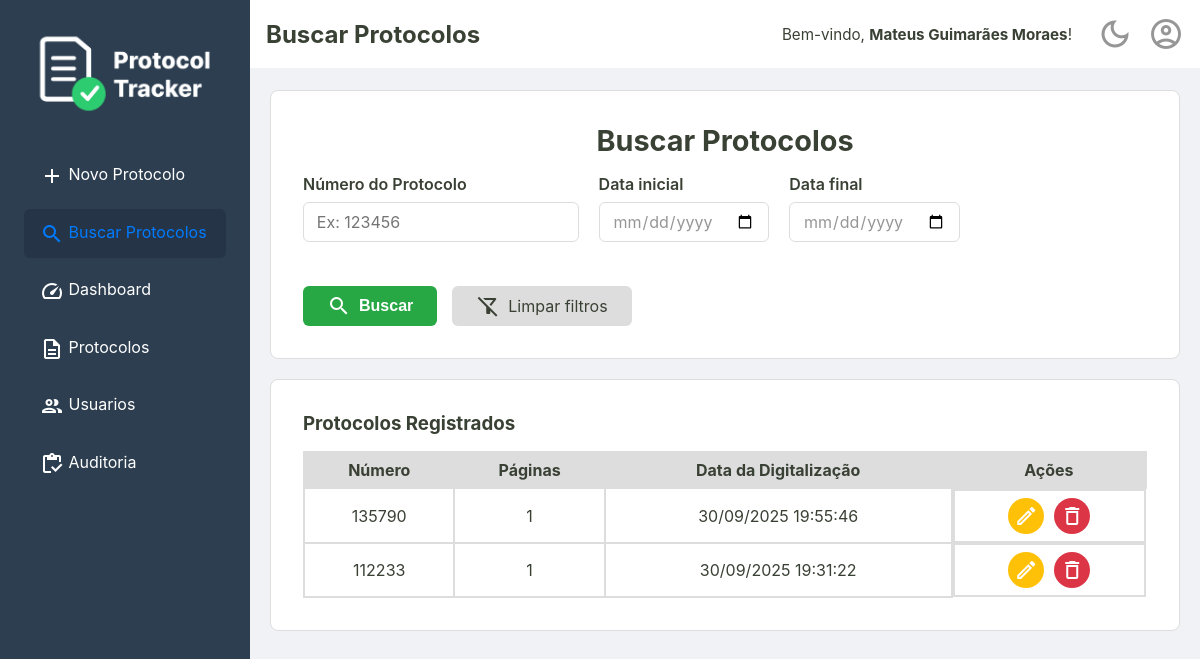
The page /busca (signed in) on the database its author committed.
### tables this page shows
CREATE TABLE usuarios (
    id INTEGER PRIMARY KEY,
    nome TEXT NOT NULL,
    email TEXT NOT NULL UNIQUE,
    cpf TEXT NOT NULL UNIQUE,
    senha TEXT NOT NULL,
    permissao TEXT NOT NULL DEFAULT 'operador',
    criado_em TEXT NOT NULL,
    ativo INTEGER NOT NULL DEFAULT 1
  );

CREATE TABLE protocolos (
    id TEXT PRIMARY KEY,
    id_usuario INTEGER NOT NULL,
    numero TEXT NOT NULL UNIQUE,
    quantidade_paginas INTEGER NOT NULL,
    observacoes TEXT,
    criado_em TEXT NOT NULL,
    alterado_em TEXT,
    deletado_em TEXT,
    FOREIGN KEY (id_usuario) REFERENCES usuarios (id)
  );

### src/Controller/WebController.php (called while the page is built, shortened)
<?php
class WebController
{
    private ?Usuario $usuarioLogado = null;
    private bool $isAdmin = false;
    public function __construct(
        private ProtocoloRepositoryInterface $repositorio,
        private DashboardService $dashboardService,
        private ProtocoloService $protocoloService,
        private UsuarioRepository $usuarioRepository
    ) {
        $id_usuario = $_SESSION['usuario_logado_id'] ?? null;
        if ($id_usuario) {
            $this->usuarioLogado = $this->usuarioRepository->buscaPorId($id_usuario);
        }
        if ($this->usuarioLogado && $this->usuarioLogado->permissao() === 'administrador') {
            $this->isAdmin = true;
        }
    }
    public function buscaProtocolo()
    {
        try {
            $numero = $_GET['numero'] ?? null;
            $dataInicio = !empty($_GET['data_inicio']) ? new DateTimeImmutable($_GET['data_inicio'] . ' 00:00:00') : null;
            $dataFim = !empty($_GET['data_fim']) ? new DateTimeImmutable($_GET['data_fim'] . ' 23:59:59') : null;
            $id_usuario = $this->usuarioLogado?->id();
            if ($this->isAdmin) {
                $id_usuario = null;
            }
            $listaDeProtocolos = $this->repositorio->search($id_usuario, $numero, $dataInicio, $dataFim);
            $tituloDaPagina = "Buscar Protocolos";
            $usuarioLogado = $this->usuarioLogado;
            require __DIR__ . '/../../templates/busca.php';
        } catch (Exception $e) {
            $erro = $e->getMessage();
            $tituloDaPagina = "Buscar Protocolos";
            $usuarioLogado = $this->usuarioLogado;
            $isAdmin = $this->isAdmin;
            require __DIR__ . '/../../templates/busca.php';
        }
    }
}

### src/Repository/UsuarioRepository.php (called while the page is built, shortened)
<?php
final class UsuarioRepository
{
    private PDO $connection;
    public function __construct(PDO $connection)
    {
        $this->connection = $connection;
    }
    public function buscaPorId(int $id): ?Usuario
    {
        $sqlQuery = "SELECT * FROM usuarios WHERE id = :id;";
        $stmt = $this->connection->prepare($sqlQuery);
        $stmt->bindValue(':id', $id);
        $stmt->execute();
        $dadosUsuario = $stmt->fetch();
        return Usuario::fromArray($dadosUsuario);
    }
}

### src/Model/Usuario.php (called while the page is built, shortened)
<?php
class Usuario {
    public function nome(): string
    {
        return $this->nome;
    }
    public static function fromArray(array $dados): self
    {
        try {
            $data = new DateTimeImmutable($dados['criado_em']);
        } catch (Exception $e) {
            throw new Exception("Falha ao criar data a partir do valor: " . ($dados['criado_em'] ?? 'N/A'));
        }
        return new self(
            $dados['id'],
            $dados['nome'],
            $dados['email'],
            $dados['cpf'],
            $dados['senha'],
            $dados['permissao'],
            $data,
            (bool) $dados['ativo']
        );
    }
}

### src/Controller/UsuarioController.php (called while the page is built, shortened)
<?php
class UsuarioController
{
    public function __construct(
        private UsuarioRepository $repositorio,
        private UsuarioService $usuarioService,
        private LoginService $loginService,
    ) {
        $id_usuario = $_SESSION['usuario_logado_id'] ?? null;
        if ($id_usuario) {
            $this->usuarioLogado = $this->repositorio->buscaPorId($id_usuario);
        }
    }
}

### src/Repository/ProtocoloRepositorySql.php (called while the page is built, shortened)
<?php
final class ProtocoloRepositorySql implements ProtocoloRepositoryInterface
{
    private PDO $connection;
    public function __construct(PDO $connection)
    {
        $this->connection = $connection;
    }
    public function search(?int $id_usuario = null, ?string $numero = null, ?DateTimeImmutable $dataInicio = null, ?DateTimeImmutable $dataFim = null): array
    {
        $sqlConditions = [];
        $parametros = [];
        $sqlConditions[] = 'deletado_em IS NULL';
        $sqlQuery = 'SELECT * FROM protocolos WHERE ' . implode(' AND ', $sqlConditions) . ' ORDER BY criado_em DESC;';
        $stmt = $this->connection->prepare($sqlQuery);
        $stmt->execute($parametros);
        return $this->hidrataListaDeProtocolos($stmt);
    }
    private function hidrataListaDeProtocolos(PDOStatement $stmt): array
    {
        $listaDeProtocolos = [];
        while($protocoloDados = $stmt->fetch()){
            $listaDeProtocolos[] = Protocolo::fromArray($protocoloDados);
        }
        return $listaDeProtocolos;
    }
}

### src/Model/Protocolo.php (called while the page is built, shortened)
<?php
class Protocolo {
    public function id(): string {
        return $this->id;
    }
    public function numero(): string {
        return $this->numero;
    }
    public function paginas(): int {
        return $this->quantidade_paginas;
    }
    public function data(): DateTimeImmutable {
        return $this->criado_em;
    }
    public static function fromArray(array $dados): self
    {
        try {
            $criado_em = new DateTimeImmutable($dados['criado_em']);
            $alterado_em = isset($dados['alterado_em']) ? new DateTimeImmutable($dados['alterado_em']) : null;
            $deletado_em = isset($dados['deletado_em']) ? new DateTimeImmutable($dados['deletado_em']) : null;
        } catch (Exception $e) {
            throw new Exception("Falha ao criar data");
        }
        return new self(
            $dados['id'],
            $dados['id_usuario'],
            $dados['numero'],
            $dados['quantidade_paginas'],
            $criado_em,
            $dados['observacoes'] ?? null,
            $alterado_em,
            $deletado_em
        );
    }
}

### templates/_partials/_listaProtocolos.php (the view, shortened to what this page needs)
<section class="listagem-container">
    <h3>Protocolos Registrados</h3>
    <table id="tabela-protocolos" class="protocolos-table">
        <thead>
            <tr>
                <th>Número</th>
                <th>Páginas</th>
                <th>Data da Digitalização</th>
                <th class="acoes-header">Ações</th>
            </tr>
        </thead>
        <tbody>
            <?php foreach ($listaDeProtocolos as $protocolo): ?>
                <tr>
                    <td><?= htmlspecialchars($protocolo->numero()) ?></td>
                    <td><?= htmlspecialchars($protocolo->paginas()) ?></td>
                    <td><?= $protocolo->data()->format('d/m/Y H:i:s') ?></td>
                    <td class="acoes-cell">
                        <a href="/editar?id=<?= htmlspecialchars($protocolo->id()) ?>" class="btn-acao btn-editar" title="Editar">
                            <span class="material-icons-outlined">edit</span>
                        </a>
                        <form action="/excluir" method="post" onsubmit="return confirm('Tem certeza que deseja excluir este protocolo?');">
                            <button type="submit" class="btn-acao btn-excluir" title="Excluir">
                                <span class="material-icons-outlined">delete</span>
                            </button>
                        </form>
                    </td>
                </tr>
            <?php endforeach; ?>
        </tbody>
    </table>
</section>

### templates/_partials/_content-header.php (shortened to what this page needs)
<div class="content-header">
    <div class="header-title">
        <h2><?= isset($tituloDaPagina) ? htmlspecialchars($tituloDaPagina) : 'Página sem Título' ?></h2>
    </div>
    <div class="header-actions">
        <?php if (isset($usuarioLogado) && $usuarioLogado): ?>
            <div class="welcome-message">
                <span>Bem-vindo, <strong><?= htmlspecialchars($usuarioLogado->nome()) ?></strong>!</span>
            </div>
        <?php endif; ?>
        <a href="#" id="theme-toggle" class="action-icon" title="Mudar Tema">
            <span class="material-icons-outlined">dark_mode</span>
        </a>
        <div class="dropdown">
            <a href="#" id="user-menu-toggle" class="action-icon" title="Perfil do Usuário">
                <span class="material-icons-outlined">account_circle</span>
            </a>
        </div>
    </div>
</div>

### public/assets/css/style.css (style rules this page uses)
:root { --cor-fundo-sidebar: #2c3e50; --cor-fundo-sidebar-hover: #33465c; --cor-fontes-sidebar: #ffffff; --cor-fundo-header: #ffffff; --cor-bordas: #ddd; --cor-fundo-body: #f0f2f5; --cor-fontes-body: #394034; --cor-fundo-sidebar-active: #253547; --cor-fontes-sidebar-active: #007bff; --cor-bordas-focus: #80bdff; --cor-fontes-main-button: #ffffff; --cor-main-button: #28a745; --cor-fontes-cards: #696969; --cor-icones-header: #969696; --cor-icones-header-hover: #007bff; --cor-primaria-erro: #ff2c2c; }
* { margin: 0; padding: 0; box-sizing: border-box; }
body { font-family: -apple-system, BlinkMacSystemFont, 'Segoe UI', Roboto, 'Helvetica Neue', Arial, sans-serif; background-color: var(--cor-fundo-body); color: var(--cor-fontes-body); display: flex; flex-direction: column; min-height: 100vh; }
a { text-decoration: none; }
.content-header { width: 100%; margin: 0 auto 1.4rem auto; display: flex; justify-content: space-between; align-items: center; background-color: var(--cor-fundo-header); padding: 1rem; }
.header-actions { display: flex; align-items: center; gap: 15px; }
.action-icon { color: var(--cor-icones-header); transition: color 0.2s; display: flex; align-items: center; }
.action-icon .material-icons-outlined { font-size: 36px; }
.busca-form-container, .listagem-container { width: 100%; max-width: 1400px; border: 1px solid var(--cor-bordas); margin: 0 auto; background-color: var(--cor-fundo-header); padding: 2rem; border-radius: 8px; }
.listagem-container h3 { margin-bottom: 1rem; }
.protocolos-table { width: 100%; border-collapse: collapse; border-spacing: 0; }
.protocolos-table th, .protocolos-table td { padding: 7px; border: 2px solid var(--cor-bordas); text-align: center; vertical-align: middle; }
.protocolos-table thead { background-color: var(--cor-bordas); }
.acoes-header { text-align: center; }
.acoes-cell { display: flex; justify-content: center; align-items: center; gap: 10px; }
.btn-acao { display: inline-flex; padding: 6px; border: none; border-radius: 50%; cursor: pointer; transition: background-color 0.2s; color: #fff; }
.btn-editar { background-color: #ffc107; }
.btn-excluir { background-color: #dc3545; }
.material-icons-outlined { vertical-align: middle; }
.dropdown { position: relative; display: inline-block; }
.header-actions .welcome-message { color: var(--cor-fontes-body); font-size: 0.95rem; margin-right: 10px; white-space: nowrap; }

### rows shown on the page
usuarios: nome "Mateus Guimarães Moraes"
protocolos: numero "135790", quantidade_paginas "1", format "30/09/2025 19:55:46"
protocolos: numero "112233", quantidade_paginas "1", format "30/09/2025 19:31:22"

### other values the page prints
$tituloDaPagina "Buscar Protocolos"
